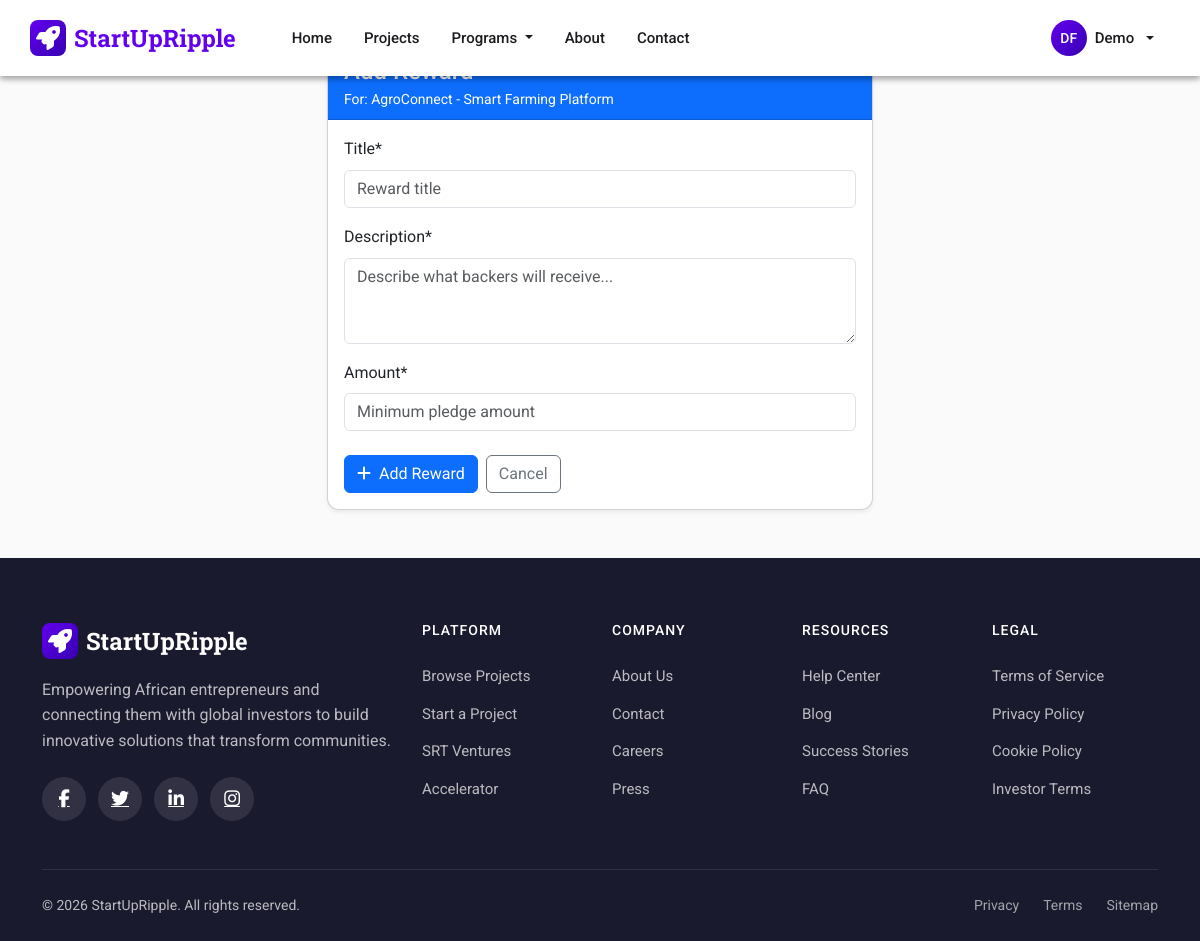
/projects/1/add-reward/ (signed in), run on the app's committed database.
### apps/accounts/models.py (models this page shows, shortened)
class CustomUser(AbstractUser):
    USER_TYPES = (
        ('', 'Select User Type'),
        ('founder', 'Founder'),
        ('donor', 'Donor/Pledger'),
        ('investor', 'Investor'),
        ('partner', 'SRT Partner'),
    )
    user_type = models.CharField(max_length=20, choices=USER_TYPES, blank=False, null=False)
    phone_number = models.CharField(max_length=20)
    profile_completed = models.BooleanField(default=False)
    location = models.CharField(max_length=100, blank=True, null=True)
    address_line1 = models.CharField(max_length=255, blank=True, null=True)
    address_line2 = models.CharField(max_length=255, blank=True, null=True)
    city = models.CharField(max_length=100, blank=True, null=True)
    state_province = models.CharField(max_length=100, blank=True, null=True)
    postal_code = models.CharField(max_length=20, blank=True, null=True)
    country = models.CharField(max_length=100, blank=True, null=True)
    email_verified = models.BooleanField(default=False)
    registration_fee_paid = models.BooleanField(default=False)
    is_srt_partner = models.BooleanField(default=False, help_text="User has SRT Partner capabilities")
    srt_partner_since = models.DateTimeField(null=True, blank=True, help_text="Date when user became an SRT partner")
    profile_image = models.ImageField(upload_to='profile_images/', blank=True, null=True, help_text="User profile photo")
    email = models.EmailField(unique=True)
    USERNAME_FIELD = 'email'
    REQUIRED_FIELDS = ['username']

### apps/projects/models.py (models this page shows, shortened)
class Project(models.Model):
    STATUS_CHOICES = (
        ('pending', 'Pending Approval'),
        ('approved', 'Approved'),
        ('rejected', 'Rejected'),
    )
    LISTING_TYPE_CHOICES = [
        ('project', 'Project (Donations)'),
        ('venture', 'Venture (Investments)'),
    ]
    FINANCING_TYPE_CHOICES = [
        ('equity', 'Equity Financing'),
        ('debt', 'Debt Financing'),
    ]
    STAGE_CHOICES = [
        ('idea', 'Idea Stage'),
        ('seed', 'Seed Stage'),
        ('early', 'Early Stage'),
        ('growth', 'Growth Stage'),
        ('expansion', 'Expansion Stage'),
    ]
    RISK_CHOICES = [
        ('low', 'Low Risk'),
        ('moderate', 'Moderate Risk'),
        ('high', 'High Risk'),
    ]
    listing_type = models.CharField(
        max_length=10,
        choices=LISTING_TYPE_CHOICES,
        default='project',
        help_text="Project for donations, Venture for investments"
    )
    title = models.CharField(max_length=200)
    slug = models.SlugField(unique=True, blank=True, null=True)
    description = RichTextField()  # Changed from TextField to RichTextField
    funding_goal = models.DecimalField(max_digits=10, decimal_places=2)
    amount_raised = models.DecimalField(max_digits=10, decimal_places=2, default=0)
    total_investment_raised = models.DecimalField(max_digits=10, decimal_places=2, default=0)
    created_at = models.DateTimeField(default=timezone.now)
    deadline = models.DateTimeField()
    creator = models.ForeignKey(settings.AUTH_USER_MODEL, on_delete=models.CASCADE, related_name='projects_created')
    image = models.ImageField(upload_to='project_images/')
    category = models.ForeignKey(Category, on_delete=models.SET_NULL, null=True, blank=True)
    funding_type = models.ForeignKey(FundingType, on_delete=models.SET_NULL, null=True)
    location = models.CharField(max_length=100, blank=True, null=True)
    short_description = models.CharField(max_length=255, blank=True, null=True)
    video_url = models.URLField(blank=True, null=True)
    status = models.CharField(max_length=20, choices=STATUS_CHOICES, default='pending')
    admin_notes = models.TextField(blank=True, null=True, help_text="Notes from admin about approval/rejection")
    company_name = models.CharField(max_length=200, blank=True, null=True, help_text="Business or company name")
    financing_type = models.CharField(
        max_length=10,
        choices=[('equity', 'Equity Financing'), ('debt', 'Debt Financing')],
        blank=True,
        null=True,
        help_text="Type of investment financing"
    )
    equity_offered = models.DecimalField(
        max_digits=5,
        decimal_places=2,
        default=Decimal('0.00'),
        help_text="Percentage of equity offered to investors"
    )
    valuation = models.DecimalField(
        max_digits=15,
        decimal_places=2,
        default=Decimal('0.00'),
        help_text="Current company/venture valuation in USD"
    )
    interest_rate = models.DecimalField(
        max_digits=5,
        decimal_places=2,
        default=Decimal('0.00'),
        help_text="Annual interest rate for debt financing (%)"
    )
    repayment_period_months = models.PositiveIntegerField(
        default=0,
        help_text="Repayment period in months (for debt financing)"
    )
    use_of_funds = models.TextField(
        blank=True,
        null=True,
        help_text="How the investment funds will be used"
    )
    srt_enabled = models.BooleanField(default=False, help_text="Enable SRT token investments for this project")
    stage = models.CharField(max_length=20, choices=STAGE_CHOICES, default='idea', blank=True)
    risk_level = models.CharField(max_length=20, choices=RISK_CHOICES, default='moderate', blank=True)
    expected_return_rate = models.DecimalField(
        max_digits=5,
        decimal_places=2,
        default=Decimal('0.00'),
        help_text="Expected annual return percentage for SRT investors"
    )
    investment_duration_months = models.PositiveIntegerField(
        default=12,
        help_text="Investment duration in months"
    )
    minimum_investment = models.DecimalField(
        max_digits=12,
        decimal_places=2,
        default=Decimal('10.00'),
        help_text="Minimum SRT tokens per investment"
    )
    maximum_investment = models.DecimalField(
        max_digits=12,
        decimal_places=2,
        blank=True,
        null=True,
        help_text="Maximum SRT tokens per investment (optional)"
    )
    srt_amount_raised = models.DecimalField(
        max_digits=15,
        decimal_places=2,
        default=Decimal('0.00'),
        help_text="Total SRT tokens invested in this project"
    )
    srt_funding_goal = models.DecimalField(
        max_digits=15,
        decimal_places=2,
        default=Decimal('0.00'),
        help_text="SRT token funding goal"
    )
    is_featured = models.BooleanField(default=False)

### apps/projects/views.py (the view)
# urls.py: path('projects/<int:project_id>/add-reward/', views.add_reward, name='add_reward'),
@login_required
def add_reward(request, project_id):
    project = get_object_or_404(Project, id=project_id, creator=request.user)
    if request.method == 'POST':
        form = RewardForm(request.POST)
        if form.is_valid():
            reward = form.save(commit=False)
            reward.project = project
            reward.save()
            messages.success(request, 'Reward added successfully!')
            return redirect('projects:edit_project', project_id=project.id)
    else:
        form = RewardForm()
    context = {
        'form': form,
        'project': project,
    }
    return render(request, 'projects/reward_form.html', context)

### apps/projects/templates/projects/reward_form.html (shortened to what this page needs)
{% extends "base.html" %}
{% load crispy_forms_tags %}
{% block content %}
<div class="container py-5">
    <div class="row justify-content-center">
        <div class="col-md-6">
            <div class="card shadow-sm">
                <div class="card-header bg-primary text-white">
                    <h4 class="mb-0">Add Reward</h4>
                    <small>For: {{ project.title }}</small>
                </div>
                <div class="card-body">
                    <form method="post">
                        {{ form|crispy }}
                        <div class="d-flex gap-2 mt-4">
                            <button type="submit" class="btn btn-primary">
                                <i class="fas fa-plus me-2"></i>Add Reward
                            </button>
                            <a href="{% url 'projects:edit_project' project.id %}" class="btn btn-outline-secondary">
                                Cancel
                            </a>
                        </div>
                    </form>
                </div>
            </div>
        </div>
    </div>
</div>
{% endblock %}

### templates/base.html (shortened to what this page needs)
<!DOCTYPE html>
<html lang="en">
<head>
    <link href="https://cdn.jsdelivr.net/npm/bootstrap@5.3.2/dist/css/bootstrap.min.css" rel="stylesheet">
    <link href="https://cdnjs.cloudflare.com/ajax/libs/font-awesome/6.4.2/css/all.min.css" rel="stylesheet">
    {% load static %}
    <link rel="stylesheet" href="{% static 'css/partner-dashboard.css' %}">
</head>
<body>
    <nav class="navbar navbar-expand-lg navbar-md fixed-top">
        <div class="container navbar-inner">
            <a class="navbar-brand" href="{% url 'projects:home' %}">
                <span class="brand-icon"><i class="fas fa-rocket"></i></span>
                StartUpRipple
            </a>
            <div class="collapse navbar-collapse" id="navbarNav">
                <ul class="navbar-nav me-auto ms-lg-4">
                    <li class="nav-item">
                        <a class="nav-link" href="{% url 'projects:home' %}">Home</a>
                    </li>
                    <li class="nav-item">
                        <a class="nav-link" href="{% url 'projects:project_list' %}">Projects</a>
                    </li>
                    <li class="nav-item dropdown">
                        <a class="nav-link dropdown-toggle" href="#" role="button" data-bs-toggle="dropdown">
                            Programs
                        </a>
                    </li>
                    <li class="nav-item">
                        <a class="nav-link" href="{% url 'cms:about_page' %}">About</a>
                    </li>
                    <li class="nav-item">
                        <a class="nav-link" href="{% url 'cms:contact_page' %}">Contact</a>
                    </li>
                </ul>
                <ul class="navbar-nav align-items-lg-center">
                    {% if user.is_authenticated %}
                    <li class="nav-item dropdown">
                        <a class="nav-link dropdown-toggle d-flex align-items-center gap-2" href="#" role="button" data-bs-toggle="dropdown">
                            <span class="user-avatar">{{ user.first_name|slice:":1" }}{{ user.last_name|slice:":1" }}</span>
                            <span class="d-none d-lg-inline">{{ user.first_name|default:user.email }}</span>
                        </a>
                    </li>
                    {% endif %}
                </ul>
            </div>
        </div>
    </nav>
    <main>
        {% block content %}{% endblock %}
    </main>
    <footer class="footer-md">
        <div class="container">
            <div class="row g-4">
                <div class="col-lg-4 col-md-6">
                    <div class="footer-brand">
                        <span class="brand-icon"><i class="fas fa-rocket"></i></span>
                        StartUpRipple
                    </div>
                    <p class="mb-4">Empowering African entrepreneurs and connecting them with global investors to build innovative solutions that transform communities.</p>
                    <div class="social-links-md">
                        <a href="#" aria-label="Facebook"><i class="fab fa-facebook-f"></i></a>
                        <a href="#" aria-label="Twitter"><i class="fab fa-twitter"></i></a>
                        <a href="#" aria-label="LinkedIn"><i class="fab fa-linkedin-in"></i></a>
                        <a href="#" aria-label="Instagram"><i class="fab fa-instagram"></i></a>
                    </div>
                </div>
                <div class="col-lg-2 col-md-6">
                    <h6>Platform</h6>
                    <ul class="footer-links">
                        <li><a href="{% url 'projects:project_list' %}">Browse Projects</a></li>
                        <li><a href="{% url 'projects:create_project' %}">Start a Project</a></li>
                        <li><a href="{% url 'srt:venture_list' %}">SRT Ventures</a></li>
                        <li><a href="{% url 'incubator:incubator_page' %}">Accelerator</a></li>
                    </ul>
                </div>
                <div class="col-lg-2 col-md-6">
                    <h6>Company</h6>
                    <ul class="footer-links">
                        <li><a href="{% url 'cms:about_page' %}">About Us</a></li>
                        <li><a href="{% url 'cms:contact_page' %}">Contact</a></li>
                        <li><a href="#">Careers</a></li>
                        <li><a href="#">Press</a></li>
                    </ul>
                </div>
                <div class="col-lg-2 col-md-6">
                    <h6>Resources</h6>
                    <ul class="footer-links">
                        <li><a href="#">Help Center</a></li>
                        <li><a href="#">Blog</a></li>
                        <li><a href="#">Success Stories</a></li>
                        <li><a href="#">FAQ</a></li>
                    </ul>
                </div>
                <div class="col-lg-2 col-md-6">
                    <h6>Legal</h6>
                    <ul class="footer-links">
                        <li><a href="#">Terms of Service</a></li>
                        <li><a href="#">Privacy Policy</a></li>
                        <li><a href="#">Cookie Policy</a></li>
                        <li><a href="#">Investor Terms</a></li>
                    </ul>
                </div>
            </div>
            <div class="footer-bottom-md">
                <div class="row align-items-center">
                    <div class="col-md-6 text-center text-md-start">
                        <p>&copy; {% now "Y" %} StartUpRipple. All rights reserved.</p>
                    </div>
                    <div class="col-md-6">
                        <div class="footer-bottom-links">
                            <a href="#">Privacy</a>
                            <a href="#">Terms</a>
                            <a href="#">Sitemap</a>
                        </div>
                    </div>
                </div>
            </div>
        </div>
    </footer>
</body>
</html>

### data on the page
CustomUser: first_name "D", last_name "F", first_name "Demo"
Project: title "AgroConnect - Smart Farming Platform"
